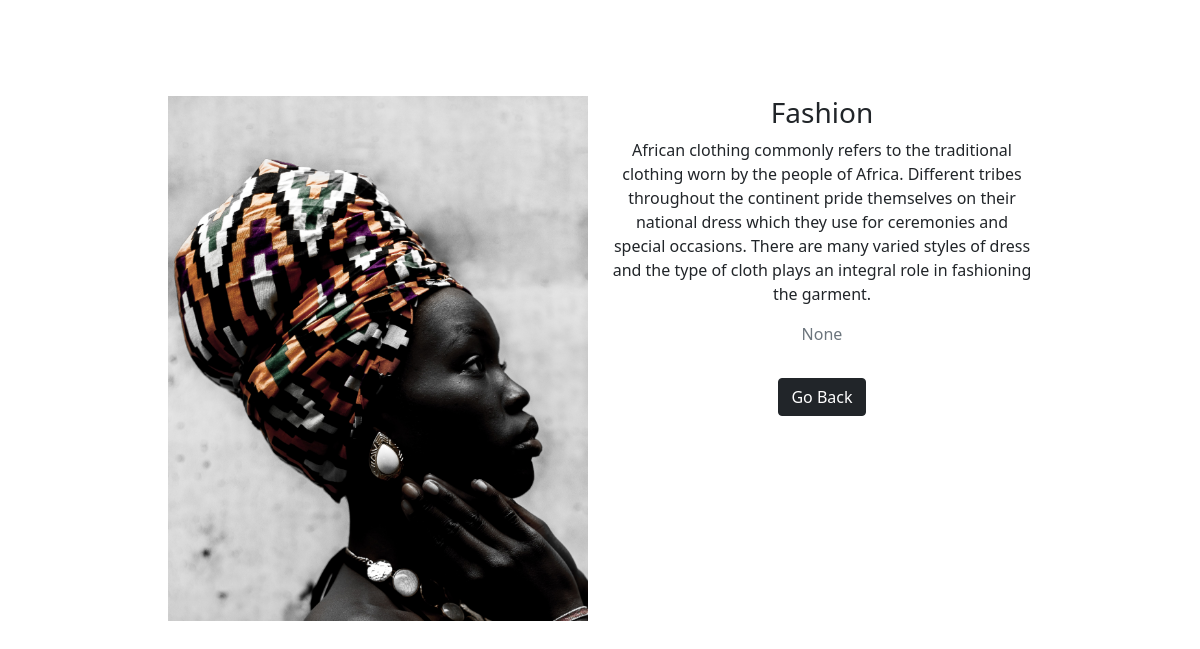
The app's page /photo/5/ with its own data.
### gallery/models.py (models this page shows, shortened)
class Images(models.Model):
    alt = models.CharField(max_length=60)
    image = models.ImageField(upload_to="")
    description = models.TextField(max_length=500, null=False,blank=False)
    category = models.ForeignKey(Category, on_delete=models.SET_NULL, null=True)
    location = models.ForeignKey(Location, on_delete=models.SET_NULL, null=True)

class Category(models.Model):
    name = models.CharField(max_length=100,null=False ,blank=False)
    def __str__(self):
        return self.name

### gallery/views.py (the view)
# urls.py: path('photo/<int:id>/', views.viewPhoto, name='photo'),
def viewPhoto(request, id):
    try:
        images = Images.objects.get(id=id)
    except Images.DoesNotExist:
        raise Http404()
    return render(request, 'gallery/photo.html',{'image':images})

### templates/gallery/photo.html (shortened to what this page needs)
<!DOCTYPE html>
<html>
<head>
    <link href="https://cdn.jsdelivr.net/npm/bootstrap@5.0.0-beta1/dist/css/bootstrap.min.css" rel="stylesheet"
>
</head>
<body class="m-5">
    <div class="container">
        <div class="container my-5 py-5 z-depth-1">
            <section class="px-md-5 mx-md-5 dark-grey-text text-center text-lg-left">
              <div class="row">
                <div class="col-lg-6 mb-4 mb-lg-0 d-flex align-items-center justify-content-center">
                    <img style="max-width: 100%; max-height: 100%;" src="{{image.image.url}}">
                </div>
                <div class="col-lg-6 mb-4 mb-lg-0">
                  <h3 class="font-weight-bold">{{image.category}}</h3>
                  <p class="font-weight-bold">{{image.description}}</p>
                  <p class="text-muted">{{image.location}}</p>
                    <a href="{% url 'home' %}" class="btn btn-dark my-3">Go Back</a>
                </div>
              </div>
            </section>
          </div>
    </div>
</body>
</html>

### records on screen
Images: image (picture), category "Fashion", description "African clothing commonly refers to the traditional clothing worn by the people of Africa. Different tribes throughout the continent pride themselves on their national dress which they use for ceremonies and special occasions. There are many varied styles of dress and the type of cloth plays an integral role in fashioning the garment.", location "None"
